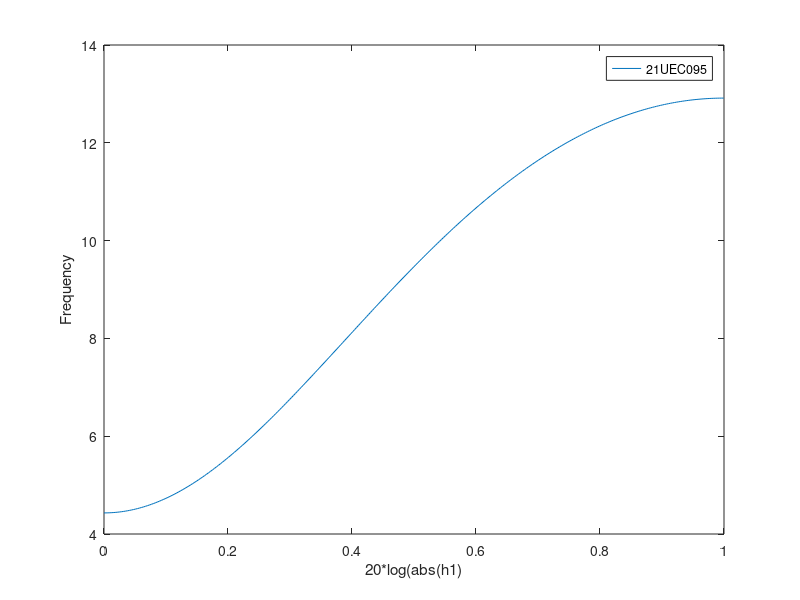

The MATLAB source for this figure:
 clc
clear all;
close all

N=input("Enter the value :");
Wc=input("Enter the cut off frequency :");
alpha=(N-1)./2;
n=0:1:N-1;
Hd=(Wc./pi)*sinc(Wc*(n-alpha)./pi);
B1=hamming(N);
 H1=B1'.*Hd;
 W=0:0.01:pi;
 h1=freqz(H1,1,W);
plot(W/pi,20*log(abs(h1)))
legend('21UEC095')
ylabel('Frequency')
xlabel('20*log(abs(h1)')

%B2=hann(N);
%H2=B2'.*Hd;

%h2=freqz(H2,1,W);
%plot(W/pi,20*log(abs(h2)))
%plot(W/pi,phase(h2))





